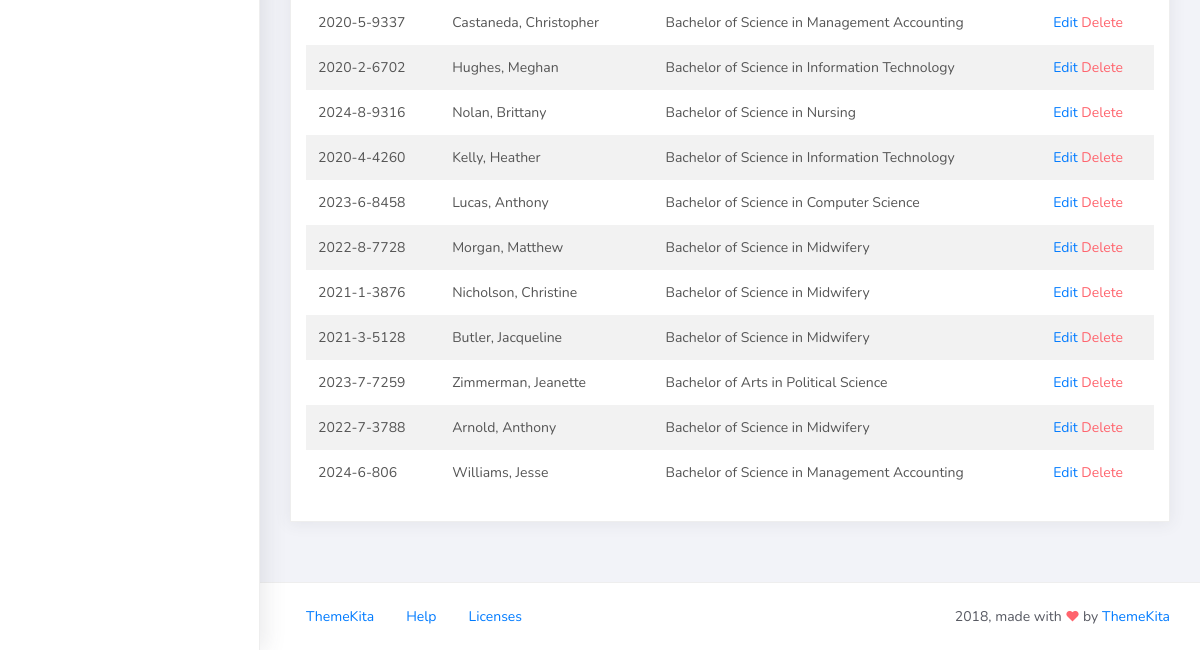
Before: /student/ (lower part) with the older database file.
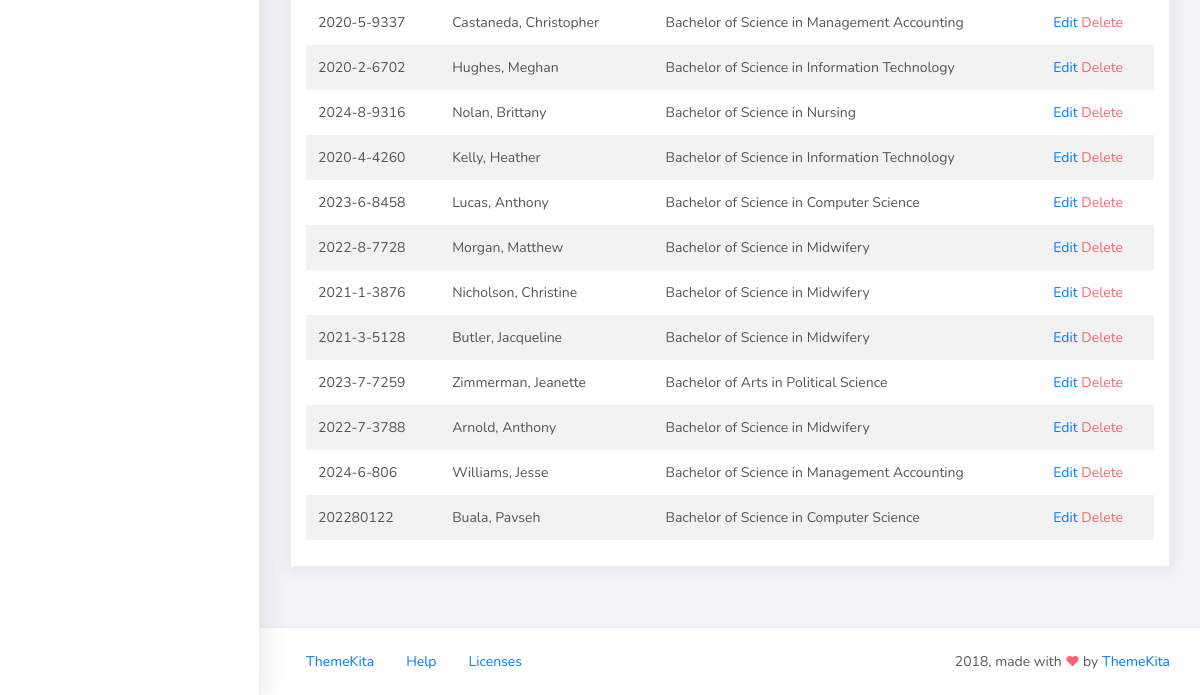
After: the same page with the newer database file.
### studentorg/models.py (models this page shows, shortened)
class BaseModel(models.Model):
    created_at = models.DateTimeField(auto_now_add=True, db_index=True)
    updated_at = models.DateTimeField(auto_now=True)
    class Meta:
        abstract = True

class Student(BaseModel):
    student_id = models.CharField(max_length=15)
    lastname = models.CharField(max_length=25)
    firstname = models.CharField(max_length=25)
    program = models.ForeignKey(Program, on_delete=models.CASCADE)

class Program(BaseModel):
    prog_name = models.CharField(max_length=150)
    college = models.ForeignKey(College, on_delete=models.CASCADE)
    def __str__(self):
        return self.prog_name

### studentorg/views.py (the view)
# urls.py: path('student/', StudentList.as_view(), name='student-list'),
class StudentList(ListView):
    model = Student
    context_object_name = 'student'
    template_name = 'student_list.html'
    def get_queryset(self):
        queryset = super().get_queryset()
        query = self.request.GET.get('q', '')
        if query:
            queryset = queryset.filter(
                Q(firstname__icontains=query) |
                Q(lastname__icontains=query)
            )
        return queryset

### templates/student_list.html (shortened to what this page needs)
{% extends 'base.html' %} {% block title %}Students{% endblock %} {% block content %}
<div class="content">
    <div class="container-fluid">
        <div class="row">
            <div class="col-md-12">
                <div class="card">
                    <br />
                    <div class="card-body">
                        <table class="table table-striped mt-3">
                            <tbody>
                                {% for student in student %}
                                <tr>
                                    <td>{{ student.student_id }}</td>
                                    <td>{{ student.lastname }}, {{ student.firstname }}</td>
                                    <td>{{ student.program }}</td>
                                    <td>
                                        <a href="{% url 'student-update' student.pk %}">Edit</a>
                                        <a href="{% url 'student-delete' student.pk %}" class="text-danger">Delete</a>
                                    </td>
                                </tr>
                                {% empty %}
                                <tr>
                                    <td colspan="4" class="text-center">No students found.</td>
                                </tr>
                                {% endfor %}
                            </tbody>
                        </table>
                    </div>
                </div>
            </div>
        </div>
    </div>
</div>
{% endblock %}

Changed rows visible on the page:
added Student: student_id "202280122", lastname "Buala", firstname "Pavseh", program "Bachelor of Science in Computer Science"
